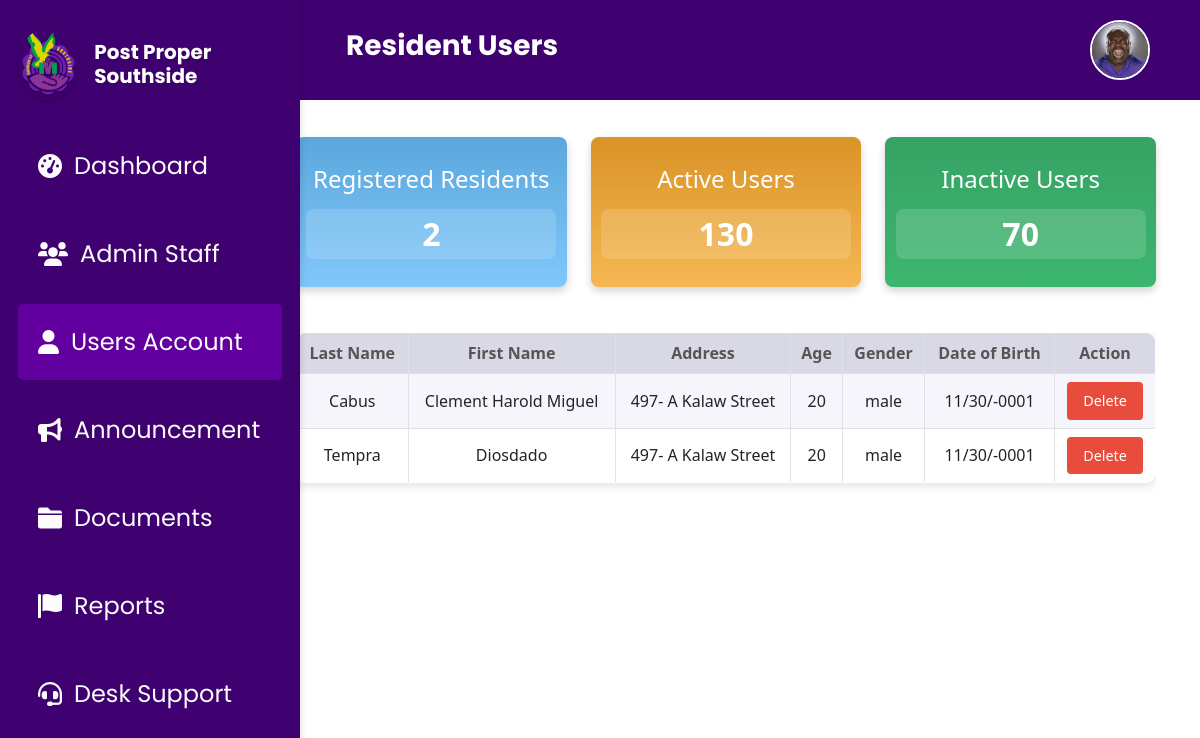
Page /users.php (signed in) on the earlier database version.
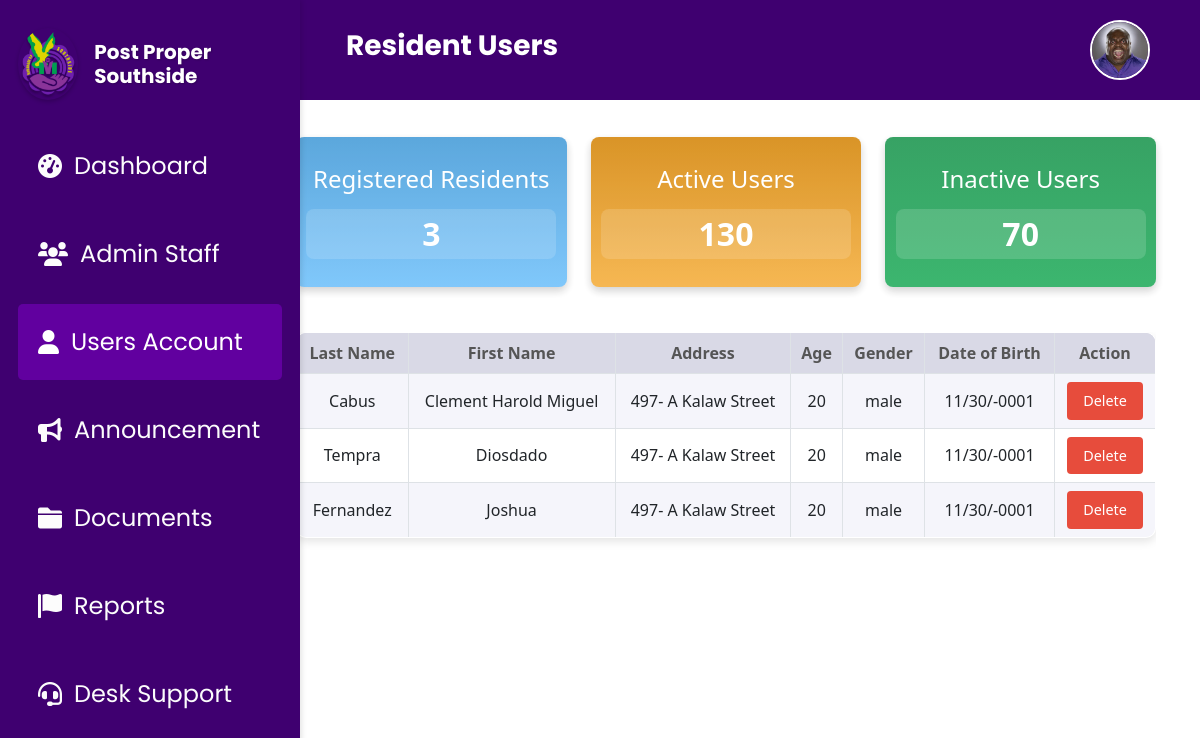
Same page on the later database version.
### tables this page shows
CREATE TABLE `user_accounts` (
  `id` int(11) NOT NULL,
  `firstName` varchar(50) NOT NULL,
  `lastName` varchar(50) NOT NULL,
  `username` varchar(50) NOT NULL,
  `age` int(11) DEFAULT NULL,
  `gender` enum('male','female') NOT NULL,
  `adrHouseNo` varchar(10) DEFAULT NULL,
  `adrZone` varchar(20) DEFAULT NULL,
  `adrStreet` varchar(100) DEFAULT NULL,
  `birthday` date DEFAULT NULL,
  `password` varchar(255) NOT NULL,
  `user_profile_picture` varchar(255) NOT NULL
);

### users.php (the view, shortened to what this page needs)
<?php
include 'db.php';
try {
    $sql = "SELECT id, firstName, lastName, age, gender, adrHouseNo, adrZone, adrStreet, birthday FROM user_accounts";
    $stmt = $conn->prepare($sql);
    $stmt->execute();
    $users = $stmt->fetchAll(PDO::FETCH_ASSOC);
} catch (PDOException $e) {
    echo "Error: " . $e->getMessage();
    exit;
}
$registeredResidentsQuery = "SELECT COUNT(*) AS count FROM user_accounts";
$registeredResidentsResult = $conn->query($registeredResidentsQuery)->fetch(PDO::FETCH_ASSOC);
$registeredResidentsCount = $registeredResidentsResult['count'];
?>
<!DOCTYPE html>
<html lang="en">
<head>
    <link rel="stylesheet" href="css/users.css">
    <link rel="stylesheet" href="https://cdn.jsdelivr.net/npm/bootstrap@5.0.2/dist/css/bootstrap.min.css">
</head>
<body>
<?php
    include 'header.php';
    include 'sidebar.php';
?>
<div class="main-content">
    <div class="container" style="margin-top: 5px;">
        <div class="row justify-content-center" style="margin-bottom: 45px;">
            <div class="col-md-4">
                <div class="stat-box total-reports bg-primary text-center py-3">
                    <h4>Registered Residents</h4>
                    <div class="stat-number"><?php echo $registeredResidentsCount; ?></div>
                </div>
            </div>
            <div class="col-md-4">
                <div class="stat-box pending bg-success text-center py-3">
                    <h4>Active Users</h4>
                    <div class="stat-number">130</div>
                </div>
            </div>
            <div class="col-md-4">
                <div class="stat-box resolved bg-secondary text-center py-3">
                    <h4>Inactive Users</h4>
                    <div class="stat-number">70</div>
                </div>
            </div>
        </div>
        <div class="table-responsive" style="margin-left:">
            <table class="table table-bordered text-center align-middle">
                <thead style="background-color: #D9D9E6;">
                    <tr>
                        <th>Last Name</th>
                        <th>First Name</th>
                        <th>Address</th>
                        <th>Age</th>
                        <th>Gender</th>
                        <th>Date of Birth</th>
                        <th>Action</th>
                    </tr>
                </thead>
                <tbody>
                    <?php foreach ($users as $user): ?>
                    <tr style="background-color: <?php echo ($user['id'] % 2 == 0) ? '#FFFFFF' : '#F5F5FB'; ?>;">
                        <td><?php echo htmlspecialchars($user['lastName']); ?></td>
                        <td><?php echo htmlspecialchars($user['firstName']); ?></td>
                        <td>
                            <?php
                                echo htmlspecialchars($user['adrHouseNo']) . " " .
                                     htmlspecialchars($user['adrStreet']) . " " .
                                     htmlspecialchars($user['adrZone']);
                            ?>
                        </td>
                        <td><?php echo htmlspecialchars($user['age']); ?></td>
                        <td><?php echo htmlspecialchars($user['gender']); ?></td>
                        <td><?php echo date('m/d/Y', strtotime($user['birthday'])); ?></td>
                        <td>
                            <button class="btn btn-danger" onclick="confirmDelete(<?php echo $user['id']; ?>)">Delete</button>
                        </td>
                    </tr>
                    <?php endforeach; ?>
                </tbody>
            </table>
        </div>
    </div>
</div>
</body>
</html>

Differences in the rows shown:
added user_accounts: lastName "Fernandez", firstName "Joshua", adrHouseNo "497- A", adrStreet "Kalaw Street", age "20", gender "male", birthday "11/30/-0001"
Other differences:
$registeredResidentsCount: "2" → "3"
